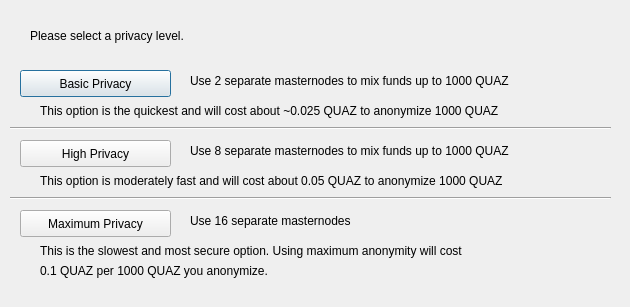
<?xml version="1.0" encoding="UTF-8"?>
<ui version="4.0">
 <class>DarksendConfig</class>
 <widget class="QDialog" name="DarksendConfig">
  <property name="geometry">
   <rect>
    <x>0</x>
    <y>0</y>
    <width>630</width>
    <height>307</height>
   </rect>
  </property>
  <property name="windowTitle">
   <string>Configure PrivateSend</string>
  </property>
  <widget class="QPushButton" name="buttonBasic">
   <property name="geometry">
    <rect>
     <x>20</x>
     <y>70</y>
     <width>151</width>
     <height>27</height>
    </rect>
   </property>
   <property name="text">
    <string>Basic Privacy</string>
   </property>
  </widget>
  <widget class="QPushButton" name="buttonHigh">
   <property name="geometry">
    <rect>
     <x>20</x>
     <y>140</y>
     <width>151</width>
     <height>27</height>
    </rect>
   </property>
   <property name="text">
    <string>High Privacy</string>
   </property>
  </widget>
  <widget class="QPushButton" name="buttonMax">
   <property name="geometry">
    <rect>
     <x>20</x>
     <y>210</y>
     <width>151</width>
     <height>27</height>
    </rect>
   </property>
   <property name="text">
    <string>Maximum Privacy</string>
   </property>
  </widget>
  <widget class="QLabel" name="label">
   <property name="geometry">
    <rect>
     <x>30</x>
     <y>20</y>
     <width>571</width>
     <height>31</height>
    </rect>
   </property>
   <property name="text">
    <string>Please select a privacy level.</string>
   </property>
  </widget>
  <widget class="QLabel" name="label_2">
   <property name="geometry">
    <rect>
     <x>190</x>
     <y>70</y>
     <width>421</width>
     <height>21</height>
    </rect>
   </property>
   <property name="text">
    <string>Use 2 separate masternodes to mix funds up to 1000 QUAZ</string>
   </property>
  </widget>
  <widget class="QLabel" name="label_3">
   <property name="geometry">
    <rect>
     <x>190</x>
     <y>140</y>
     <width>411</width>
     <height>21</height>
    </rect>
   </property>
   <property name="text">
    <string>Use 8 separate masternodes to mix funds up to 1000 QUAZ</string>
   </property>
  </widget>
  <widget class="QLabel" name="label_4">
   <property name="geometry">
    <rect>
     <x>190</x>
     <y>210</y>
     <width>421</width>
     <height>21</height>
    </rect>
   </property>
   <property name="text">
    <string>Use 16 separate masternodes</string>
   </property>
  </widget>
  <widget class="QLabel" name="label_6">
   <property name="geometry">
    <rect>
     <x>40</x>
     <y>100</y>
     <width>561</width>
     <height>21</height>
    </rect>
   </property>
   <property name="text">
    <string>This option is the quickest and will cost about ~0.025 QUAZ to anonymize 1000 QUAZ</string>
   </property>
  </widget>
  <widget class="QLabel" name="label_7">
   <property name="geometry">
    <rect>
     <x>40</x>
     <y>170</y>
     <width>561</width>
     <height>21</height>
    </rect>
   </property>
   <property name="text">
    <string>This option is moderately fast and will cost about 0.05 QUAZ to anonymize 1000 QUAZ</string>
   </property>
  </widget>
  <widget class="QLabel" name="label_8">
   <property name="geometry">
    <rect>
     <x>40</x>
     <y>240</y>
     <width>561</width>
     <height>21</height>
    </rect>
   </property>
   <property name="text">
    <string>This is the slowest and most secure option. Using maximum anonymity will cost</string>
   </property>
  </widget>
  <widget class="QLabel" name="label_9">
   <property name="geometry">
    <rect>
     <x>40</x>
     <y>260</y>
     <width>561</width>
     <height>21</height>
    </rect>
   </property>
   <property name="text">
    <string>0.1 QUAZ per 1000 QUAZ you anonymize.</string>
   </property>
  </widget>
  <widget class="Line" name="line">
   <property name="geometry">
    <rect>
     <x>10</x>
     <y>120</y>
     <width>601</width>
     <height>16</height>
    </rect>
   </property>
   <property name="orientation">
    <enum>Qt::Horizontal</enum>
   </property>
  </widget>
  <widget class="Line" name="line_2">
   <property name="geometry">
    <rect>
     <x>10</x>
     <y>190</y>
     <width>601</width>
     <height>16</height>
    </rect>
   </property>
   <property name="orientation">
    <enum>Qt::Horizontal</enum>
   </property>
  </widget>
 </widget>
 <resources/>
 <connections/>
</ui>
